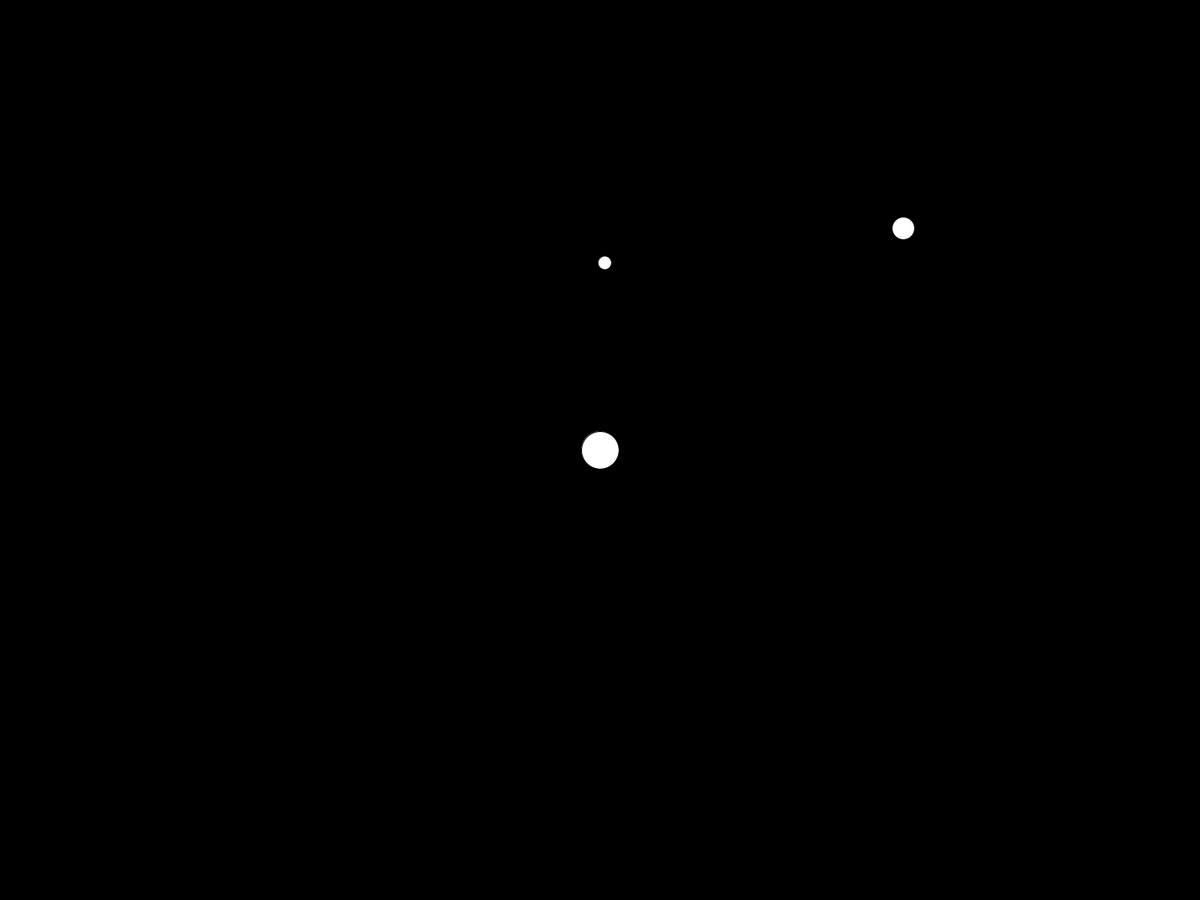
Frame 1 (no input)
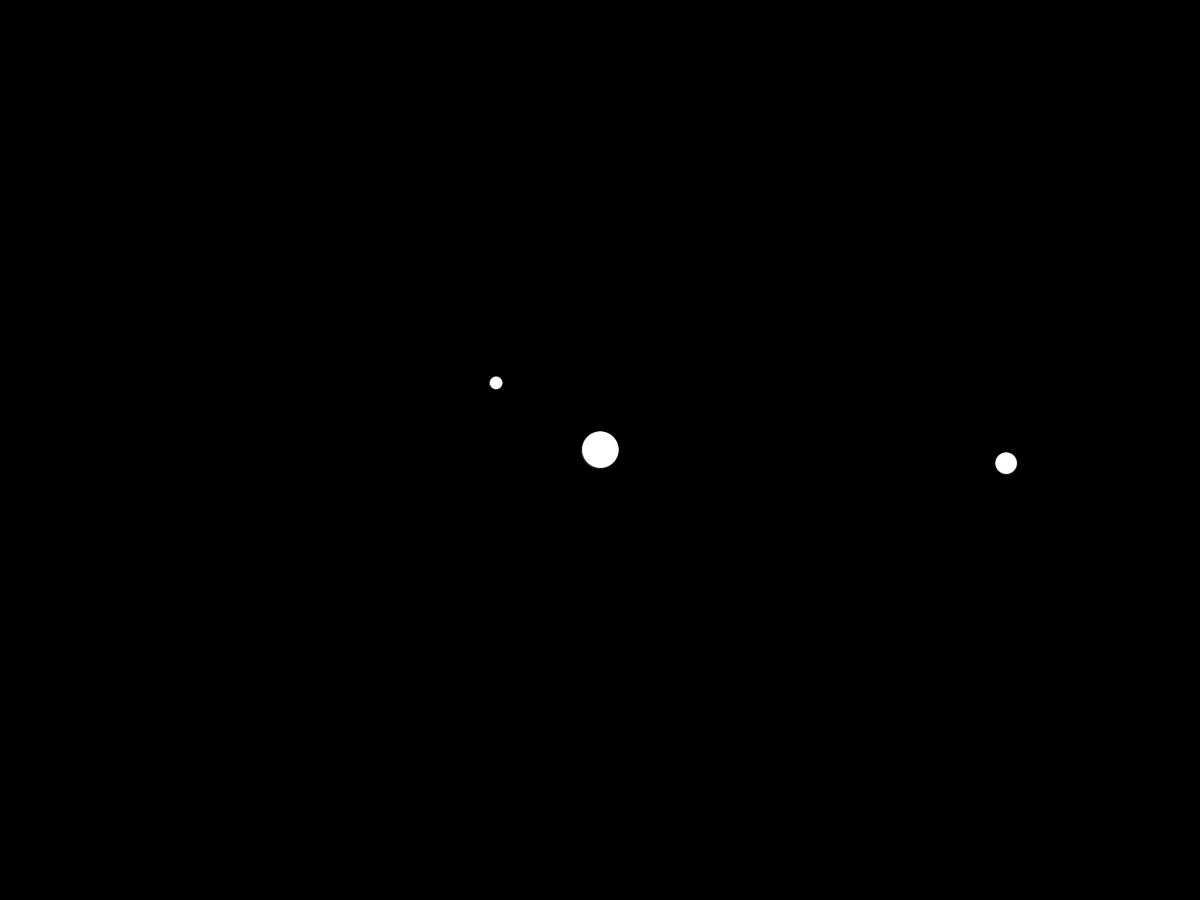
Frame 60 (the mouse pressed at the canvas centre just before this capture)
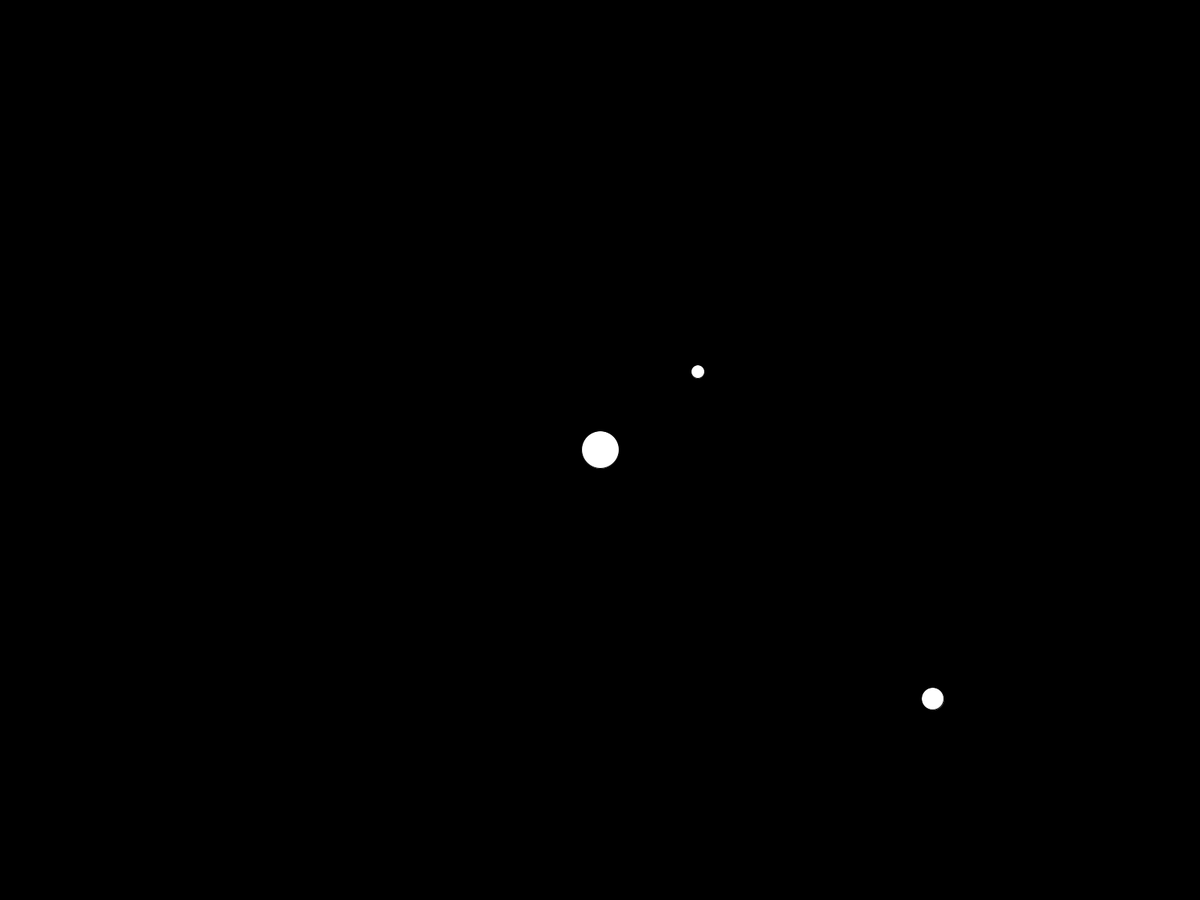
Frame 120 (the mouse held since frame 60 and released just before this capture)

The Processing sketch that drew these frames (run headless with seeded random() and noise(); from frame 60 on, the mouse is pressed at the canvas centre):

// Processing sketch: main_pde
// ── main_pde.pde
pl ISROsat,earth,moon;
boolean b=false;
void keyPressed()
{
  if(key=='w')
  {
    b=true;}
    
  ///}ISROsat.thrust();
}
void keyReleased()
{
  if(key=='w')
  b=false;
}

void setup()
{
  ISROsat=new pl(800,350,1000,3,0,0,0,18);
  earth=new pl(800,600,1000000000,0,0,0,0,50);
 moon=new pl(1200,300,1000000,2.2,2.2,0,0,30);
  fullScreen();
  frameRate(120);
}
float y=0;
void draw()
{
  background(0);
  ISROsat.appF(earth);
  earth.appF(ISROsat);
  moon.appF(ISROsat);
 moon.appF(earth);
  ISROsat.appF(moon);
  earth.appF(moon);
 ISROsat.draw();
 earth.draw();
 moon.draw();
 if(b)ISROsat.thrust();
 
 
}

// ── pl.pde
final float G =0.00001;
class pl
{
  float mass,radius;
  float x,y,vx,vy,ax,ay;
  float Gfx,Gfy;
  pl(float x,float y,float mass,float vx,float vy,float ax,float ay,float radius)
  {
    this.mass=mass;
    this.x=x;
    this.y=y;
    this.vx=vx;
    this.vy=vy;
    this.ax=ax;
    this.ay=ay;
    this.radius=radius;
    
  }
  void appF(pl p)
  {
    float d=dist(x,y,0,p.x,p.y,0);
    float Gf=-(G*mass*p.mass)/(d*d);
    Gfx=Gf*(x-p.x)/d;
     Gfy=Gf*(y-p.y)/d;
    ax=Gfx/mass;
    ay=Gfy/mass;
    vx+=ax;
    vy+=ay;
    x+=vx;
    y+=vy;
  }
  void thrust()
  {
    ax+=Gfy*0.1;
    ay+=Gfx*0.1;
     vx+=ax;
    vy+=ay;
  }
  
  void draw()
  {
    ellipse(x,y,this.radius,this.radius);
  }
}


  
  
